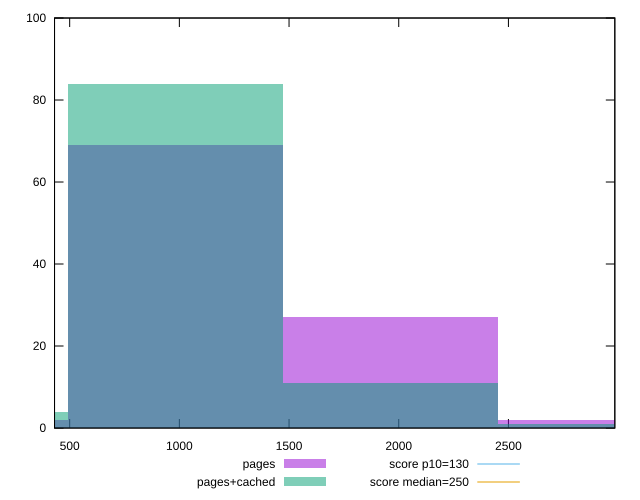

Source code (gnuplot):
reset

$pages <<EOF
1961.194595640568 27
980.597297820284 69
0 2
2941.791893460852 2
EOF

$pagesCached <<EOF
980.597297820284 84
1961.194595640568 11
2941.791893460852 1
0 4
EOF

set key outside below
set boxwidth 980.597297820284
set xrange [431:2984.9999999999973]
set yrange [0:100]
set trange [0:100]
set style fill transparent solid 0.5 noborder

set parametric
set terminal svg size 640, 500 enhanced background rgb 'white'
set output "report_00015_2021-02-09T16-11-33.973Z/max-potential-fid/comparison/histogram/0_vs_1.svg"

plot $pages title "pages" with boxes, \
     $pagesCached title "pages+cached" with boxes, \
     130,t title "score p10=130", \
     250,t title "score median=250"

reset
